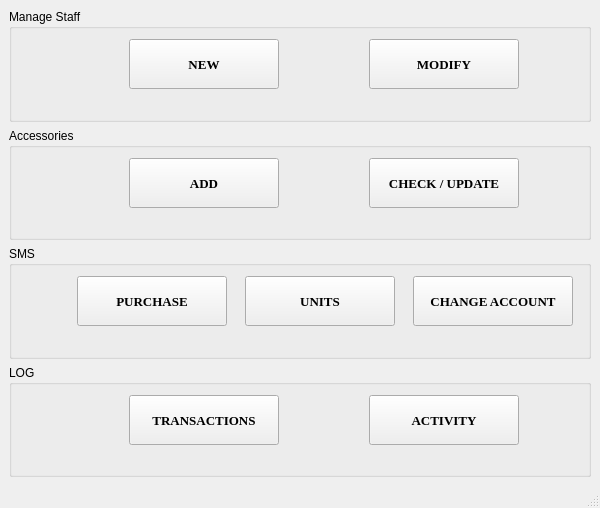
<?xml version="1.0" encoding="UTF-8"?>
<ui version="4.0">
 <class>adminWindow</class>
 <widget class="QMainWindow" name="adminWindow">
  <property name="windowModality">
   <enum>Qt::WindowModal</enum>
  </property>
  <property name="geometry">
   <rect>
    <x>0</x>
    <y>0</y>
    <width>600</width>
    <height>508</height>
   </rect>
  </property>
  <property name="minimumSize">
   <size>
    <width>600</width>
    <height>500</height>
   </size>
  </property>
  <property name="maximumSize">
   <size>
    <width>600</width>
    <height>510</height>
   </size>
  </property>
  <property name="windowTitle">
   <string>ADMIN</string>
  </property>
  <property name="windowIcon">
   <iconset resource="custom.qrc">
    <normaloff>:/icons/images/icons/update.png</normaloff>:/icons/images/icons/update.png</iconset>
  </property>
  <property name="styleSheet">
   <string notr="true">#adminWindow{
border-image: url(:/backgrounds/images/backgounds/_10.jpg);
}</string>
  </property>
  <widget class="QWidget" name="centralwidget">
   <layout class="QVBoxLayout" name="verticalLayout">
    <item>
     <widget class="QGroupBox" name="groupBox">
      <property name="minimumSize">
       <size>
        <width>0</width>
        <height>100</height>
       </size>
      </property>
      <property name="title">
       <string>Manage Staff</string>
      </property>
      <widget class="QWidget" name="layoutWidget">
       <property name="geometry">
        <rect>
         <x>60</x>
         <y>20</y>
         <width>512</width>
         <height>70</height>
        </rect>
       </property>
       <layout class="QHBoxLayout" name="horizontalLayout">
        <property name="spacing">
         <number>30</number>
        </property>
        <property name="topMargin">
         <number>10</number>
        </property>
        <property name="bottomMargin">
         <number>10</number>
        </property>
        <item>
         <widget class="QPushButton" name="pushButtonStaffNew">
          <property name="minimumSize">
           <size>
            <width>150</width>
            <height>50</height>
           </size>
          </property>
          <property name="maximumSize">
           <size>
            <width>100</width>
            <height>50</height>
           </size>
          </property>
          <property name="font">
           <font>
            <family>Times New Roman</family>
            <pointsize>10</pointsize>
            <weight>75</weight>
            <bold>true</bold>
           </font>
          </property>
          <property name="text">
           <string>NEW</string>
          </property>
          <property name="icon">
           <iconset resource="custom.qrc">
            <normaloff>:/icons/images/icons/staff.png</normaloff>:/icons/images/icons/staff.png</iconset>
          </property>
          <property name="iconSize">
           <size>
            <width>25</width>
            <height>25</height>
           </size>
          </property>
         </widget>
        </item>
        <item>
         <widget class="QPushButton" name="pushButtonStaffModify">
          <property name="minimumSize">
           <size>
            <width>150</width>
            <height>50</height>
           </size>
          </property>
          <property name="maximumSize">
           <size>
            <width>100</width>
            <height>50</height>
           </size>
          </property>
          <property name="font">
           <font>
            <family>Times New Roman</family>
            <pointsize>10</pointsize>
            <weight>75</weight>
            <bold>true</bold>
           </font>
          </property>
          <property name="text">
           <string>MODIFY</string>
          </property>
          <property name="icon">
           <iconset resource="custom.qrc">
            <normaloff>:/icons/images/icons/edit_staff.png</normaloff>:/icons/images/icons/edit_staff.png</iconset>
          </property>
          <property name="iconSize">
           <size>
            <width>25</width>
            <height>25</height>
           </size>
          </property>
         </widget>
        </item>
       </layout>
      </widget>
     </widget>
    </item>
    <item>
     <widget class="QGroupBox" name="groupBox_3">
      <property name="minimumSize">
       <size>
        <width>0</width>
        <height>100</height>
       </size>
      </property>
      <property name="title">
       <string>Accessories</string>
      </property>
      <widget class="QWidget" name="layoutWidget_2">
       <property name="geometry">
        <rect>
         <x>60</x>
         <y>20</y>
         <width>512</width>
         <height>70</height>
        </rect>
       </property>
       <layout class="QHBoxLayout" name="horizontalLayout_4">
        <property name="spacing">
         <number>30</number>
        </property>
        <property name="topMargin">
         <number>10</number>
        </property>
        <property name="bottomMargin">
         <number>10</number>
        </property>
        <item>
         <widget class="QPushButton" name="pushButtonSparepartsAdd">
          <property name="minimumSize">
           <size>
            <width>150</width>
            <height>50</height>
           </size>
          </property>
          <property name="maximumSize">
           <size>
            <width>100</width>
            <height>50</height>
           </size>
          </property>
          <property name="font">
           <font>
            <family>Times New Roman</family>
            <pointsize>10</pointsize>
            <weight>75</weight>
            <bold>true</bold>
           </font>
          </property>
          <property name="text">
           <string>ADD</string>
          </property>
          <property name="icon">
           <iconset resource="custom.qrc">
            <normaloff>:/icons/images/icons/headphone.png</normaloff>:/icons/images/icons/headphone.png</iconset>
          </property>
          <property name="iconSize">
           <size>
            <width>30</width>
            <height>30</height>
           </size>
          </property>
         </widget>
        </item>
        <item>
         <widget class="QPushButton" name="pushButtonSparepartsCheck">
          <property name="minimumSize">
           <size>
            <width>150</width>
            <height>50</height>
           </size>
          </property>
          <property name="maximumSize">
           <size>
            <width>100</width>
            <height>50</height>
           </size>
          </property>
          <property name="font">
           <font>
            <family>Times New Roman</family>
            <pointsize>10</pointsize>
            <weight>75</weight>
            <bold>true</bold>
           </font>
          </property>
          <property name="text">
           <string>CHECK / UPDATE</string>
          </property>
          <property name="icon">
           <iconset resource="custom.qrc">
            <normaloff>:/icons/images/icons/headphone_edit.png</normaloff>:/icons/images/icons/headphone_edit.png</iconset>
          </property>
          <property name="iconSize">
           <size>
            <width>30</width>
            <height>30</height>
           </size>
          </property>
         </widget>
        </item>
       </layout>
      </widget>
     </widget>
    </item>
    <item>
     <widget class="QGroupBox" name="groupBox_2">
      <property name="minimumSize">
       <size>
        <width>0</width>
        <height>100</height>
       </size>
      </property>
      <property name="title">
       <string>SMS</string>
      </property>
      <widget class="QWidget" name="layoutWidget_3">
       <property name="geometry">
        <rect>
         <x>60</x>
         <y>20</y>
         <width>512</width>
         <height>70</height>
        </rect>
       </property>
       <layout class="QHBoxLayout" name="horizontalLayout_5">
        <property name="spacing">
         <number>10</number>
        </property>
        <property name="topMargin">
         <number>10</number>
        </property>
        <property name="bottomMargin">
         <number>10</number>
        </property>
        <item>
         <widget class="QPushButton" name="pushButtonSmsPurchase">
          <property name="minimumSize">
           <size>
            <width>150</width>
            <height>50</height>
           </size>
          </property>
          <property name="maximumSize">
           <size>
            <width>100</width>
            <height>50</height>
           </size>
          </property>
          <property name="font">
           <font>
            <family>Times New Roman</family>
            <pointsize>10</pointsize>
            <weight>75</weight>
            <bold>true</bold>
           </font>
          </property>
          <property name="text">
           <string>PURCHASE</string>
          </property>
          <property name="icon">
           <iconset resource="custom.qrc">
            <normaloff>:/icons/images/icons/envelope_buy.png</normaloff>:/icons/images/icons/envelope_buy.png</iconset>
          </property>
          <property name="iconSize">
           <size>
            <width>30</width>
            <height>30</height>
           </size>
          </property>
         </widget>
        </item>
        <item>
         <widget class="QPushButton" name="pushButtonSmsCheck">
          <property name="minimumSize">
           <size>
            <width>150</width>
            <height>50</height>
           </size>
          </property>
          <property name="maximumSize">
           <size>
            <width>100</width>
            <height>50</height>
           </size>
          </property>
          <property name="font">
           <font>
            <family>Times New Roman</family>
            <pointsize>10</pointsize>
            <weight>75</weight>
            <bold>true</bold>
           </font>
          </property>
          <property name="text">
           <string>UNITS</string>
          </property>
          <property name="icon">
           <iconset resource="custom.qrc">
            <normaloff>:/icons/images/icons/envelope2.png</normaloff>:/icons/images/icons/envelope2.png</iconset>
          </property>
          <property name="iconSize">
           <size>
            <width>25</width>
            <height>25</height>
           </size>
          </property>
         </widget>
        </item>
        <item>
         <widget class="QPushButton" name="pushButtonSmsChangeAccount">
          <property name="minimumSize">
           <size>
            <width>150</width>
            <height>50</height>
           </size>
          </property>
          <property name="maximumSize">
           <size>
            <width>160</width>
            <height>50</height>
           </size>
          </property>
          <property name="font">
           <font>
            <family>Times New Roman</family>
            <pointsize>10</pointsize>
            <weight>75</weight>
            <bold>true</bold>
           </font>
          </property>
          <property name="text">
           <string>CHANGE ACCOUNT</string>
          </property>
          <property name="icon">
           <iconset resource="custom.qrc">
            <normaloff>:/icons/images/icons/envelope_plus2.png</normaloff>:/icons/images/icons/envelope_plus2.png</iconset>
          </property>
          <property name="iconSize">
           <size>
            <width>30</width>
            <height>30</height>
           </size>
          </property>
         </widget>
        </item>
       </layout>
      </widget>
     </widget>
    </item>
    <item>
     <widget class="QGroupBox" name="groupBox_4">
      <property name="minimumSize">
       <size>
        <width>0</width>
        <height>100</height>
       </size>
      </property>
      <property name="title">
       <string>LOG</string>
      </property>
      <widget class="QWidget" name="layoutWidget_4">
       <property name="geometry">
        <rect>
         <x>60</x>
         <y>20</y>
         <width>512</width>
         <height>70</height>
        </rect>
       </property>
       <layout class="QHBoxLayout" name="horizontalLayout_6">
        <property name="spacing">
         <number>30</number>
        </property>
        <property name="topMargin">
         <number>10</number>
        </property>
        <property name="bottomMargin">
         <number>10</number>
        </property>
        <item>
         <widget class="QPushButton" name="pushButtonTransactionLog">
          <property name="minimumSize">
           <size>
            <width>150</width>
            <height>50</height>
           </size>
          </property>
          <property name="maximumSize">
           <size>
            <width>150</width>
            <height>50</height>
           </size>
          </property>
          <property name="font">
           <font>
            <family>Times New Roman</family>
            <pointsize>10</pointsize>
            <weight>75</weight>
            <bold>true</bold>
           </font>
          </property>
          <property name="text">
           <string>TRANSACTIONS</string>
          </property>
          <property name="icon">
           <iconset resource="custom.qrc">
            <normaloff>:/icons/images/icons/naira.png</normaloff>:/icons/images/icons/naira.png</iconset>
          </property>
         </widget>
        </item>
        <item>
         <widget class="QPushButton" name="pushButtonLogCheck">
          <property name="minimumSize">
           <size>
            <width>150</width>
            <height>50</height>
           </size>
          </property>
          <property name="maximumSize">
           <size>
            <width>100</width>
            <height>50</height>
           </size>
          </property>
          <property name="font">
           <font>
            <family>Times New Roman</family>
            <pointsize>10</pointsize>
            <weight>75</weight>
            <bold>true</bold>
           </font>
          </property>
          <property name="text">
           <string>ACTIVITY</string>
          </property>
          <property name="icon">
           <iconset resource="custom.qrc">
            <normaloff>:/icons/images/icons/log.png</normaloff>:/icons/images/icons/log.png</iconset>
          </property>
         </widget>
        </item>
       </layout>
      </widget>
     </widget>
    </item>
   </layout>
  </widget>
  <widget class="QStatusBar" name="statusbar"/>
 </widget>
 <resources>
  <include location="custom.qrc"/>
 </resources>
 <connections/>
</ui>
